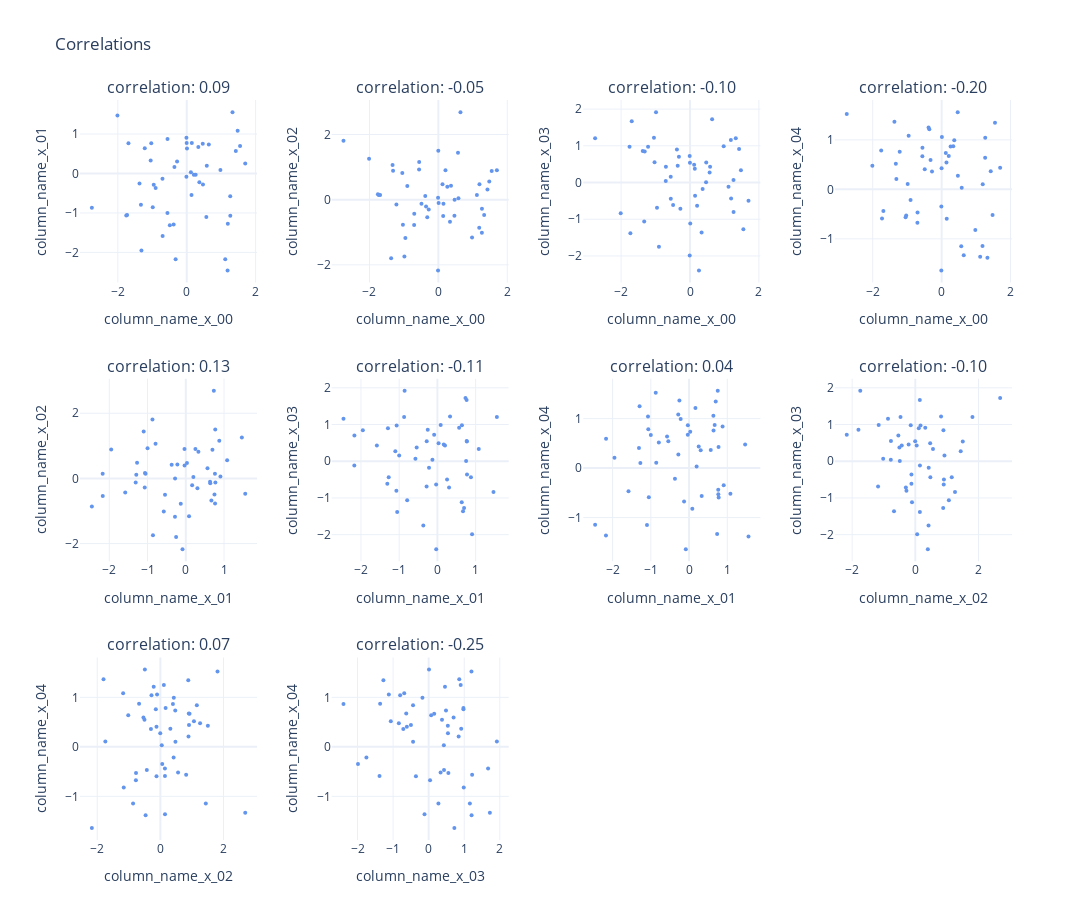

Notebook code for this chart:
### Code cell
# Correlation plot with a list of pairwise scatter plots

cols = [
    "column_name_x_00",
    "column_name_x_01",
    "column_name_x_02",
    "column_name_x_03",
    "column_name_x_04",
    # "column_name_x_05",
]
pairs = list(itertools.combinations(cols, r=2))
n_plots = len(pairs)
n_plot_cols = 4
n_plot_rows = math.ceil(n_plots / n_plot_cols)

fig = subplots.make_subplots(
    rows=n_plot_rows,
    cols=n_plot_cols,
    subplot_titles=[
        f"correlation: {np.corrcoef(d[pair[0]], d[pair[1]])[0, 1]:0.2f}"
        for pair in pairs
    ],
    horizontal_spacing=0.08,
    vertical_spacing=0.28 - 0.05 * n_plot_rows,
)
for i in range(n_plots):
    fig.add_trace(
        go.Scatter(
            x=d[pairs[i][0]],
            y=d[pairs[i][1]],
            name="",
            mode="markers",
            marker=dict(color="cornflowerblue", size=4, symbol="circle"),
        ),
        row=1 + i // n_plot_cols,
        col=1 + i % n_plot_cols,
    )
    fig.update_xaxes(
        title_text=pairs[i][0], row=1 + i // n_plot_cols, col=1 + i % n_plot_cols
    )
    fig.update_yaxes(
        title_text=pairs[i][1], row=1 + i // n_plot_cols, col=1 + i % n_plot_cols
    )
fig.update_traces(hovertemplate="x: %{x:0.3f}" + "<br>y: %{y:0.3f}")
fig.update_layout(
    template="plotly_white",
    width=1200,
    height=80 + 280 * n_plot_rows,
    title="Correlations",
    legend_title="Legend",
    showlegend=False,
)

### Figure 1 — Plotly figure (JSON) as saved in the notebook; plotly's stock layout.template omitted (floating-point values rounded to 4 significant figures)
{"data": [{"hovertemplate": "x: %{x:0.3f}<br>y: %{y:0.3f}", "marker": {"color": "cornflowerblue", "size": 4, "symbol": "circle"}, "mode": "markers", "name": "", "type": "scatter", "x": [-0.7032, -0.4903, -0.3218, -1.755, 0.2067, -2.011, -0.5573, 0.3372, 1.549, -1.371, 1.425, -0.2795, -0.5596, 1.186, 1.699, -1.691, -0.6995, 0.583, 0.9782, -1.217, -1.329, -0.001455, -1.315, -0.3796, 1.265, 0.1207, 0.1479, -2.754, -0.3569, 0.007718, 1.478, -0.9576, 1.329, -0.9858, 0.4716, -0.008747, 0.367, 1.119, -0.00839, 0.4663, 1.263, -0.9017, -1.029, 0.5697, 0.6417, 0.2598, 1.193, -1.046, 0.1399, -1.731], "xaxis": "x", "y": [-0.1306, -1.31, -2.171, -1.066, -0.03316, 1.466, 0.8766, 0.67, 0.6974, -0.2528, 0.568, 0.3044, -1.0, -2.456, 0.2523, 0.7631, -1.583, 0.198, 0.08525, 0.6405, -0.7907, 0.7712, -1.951, -1.294, -1.074, 0.03069, 0.7741, -0.8714, 0.1663, 0.6358, 1.082, -0.2828, 1.555, -0.8583, -0.2797, -0.08542, -0.2196, -2.174, 0.9063, 0.7503, -0.5753, -0.369, 0.7657, -1.101, 0.7338, -0.03157, -1.274, 0.3304, -0.5425, -1.052], "yaxis": "y"}, {"hovertemplate": "x: %{x:0.3f}<br>y: %{y:0.3f}", "marker": {"color": "cornflowerblue", "size": 4, "symbol": "circle"}, "mode": "markers", "name": "", "type": "scatter", "x": [-0.7032, -0.4903, -0.3218, -1.755, 0.2067, -2.011, -0.5573, 0.3372, 1.549, -1.371, 1.425, -0.2795, -0.5596, 1.186, 1.699, -1.691, -0.6995, 0.583, 0.9782, -1.217, -1.329, -0.001455, -1.315, -0.3796, 1.265, 0.1207, 0.1479, -2.754, -0.3569, 0.007718, 1.478, -0.9576, 1.329, -0.9858, 0.4716, -0.008747, 0.367, 1.119, -0.00839, 0.4663, 1.263, -0.9017, -1.029, 0.5697, 0.6417, 0.2598, 1.193, -1.046, 0.1399, -1.731], "xaxis": "x2", "y": [-0.7757, -0.1232, -0.5369, 0.1654, 0.8999, 1.257, 1.154, -0.6742, 0.8833, -1.801, 0.3155, -0.2989, 0.9233, -0.8646, 0.9063, 0.1437, -0.4288, 0.04363, -1.16, -0.1446, 1.063, 1.503, 0.8905, 0.1102, -0.2809, 0.4709, -0.1227, 1.81, -0.2115, -0.1049, 0.56, -1.179, -0.4678, -1.742, -0.003703, -2.17, 0.4245, 0.1465, 0.05927, -0.4913, -1.017, 0.4193, -0.7714, 1.438, 2.687, 0.3967, 0.4769, 0.8159, -0.5031, 0.1449], "yaxis": "y2"}, {"hovertemplate": "x: %{x:0.3f}<br>y: %{y:0.3f}", "marker": {"color": "cornflowerblue", "size": 4, "symbol": "circle"}, "mode": "markers", "name": "", "type": "scatter", "x": [-0.7032, -0.4903, -0.3218, -1.755, 0.2067, -2.011, -0.5573, 0.3372, 1.549, -1.371, 1.425, -0.2795, -0.5596, 1.186, 1.699, -1.691, -0.6995, 0.583, 0.9782, -1.217, -1.329, -0.001455, -1.315, -0.3796, 1.265, 0.1207, 0.1479, -2.754, -0.3569, 0.007718, 1.478, -0.9576, 1.329, -0.9858, 0.4716, -0.008747, 0.367, 1.119, -0.00839, 0.4663, 1.263, -0.9017, -1.029, 0.5697, 0.6417, 0.2598, 1.193, -1.046, 0.1399, -1.731], "xaxis": "x3", "y": [0.03916, -0.6128, 0.7009, 0.9769, -0.6309, -0.8386, -0.4392, -1.365, -1.272, 0.8602, 0.9149, -0.7129, 0.1561, 1.159, -0.4982, 1.671, 0.4318, 0.4267, 0.9867, 0.9777, -1.065, 0.5388, 0.8431, 0.9007, -0.8017, 0.4871, -0.3584, 1.203, 0.4587, -1.12, 0.3351, -0.6869, 1.207, 1.918, 0.5422, 0.7224, -0.1749, -0.116, -1.987, 0.009983, 0.07121, -1.75, 0.5544, 0.2745, 1.721, -2.394, -0.4383, 1.222, 0.3744, -1.381], "yaxis": "y3"}, {"hovertemplate": "x: %{x:0.3f}<br>y: %{y:0.3f}", "marker": {"color": "cornflowerblue", "size": 4, "symbol": "circle"}, "mode": "markers", "name": "", "type": "scatter", "x": [-0.7032, -0.4903, -0.3218, -1.755, 0.2067, -2.011, -0.5573, 0.3372, 1.549, -1.371, 1.425, -0.2795, -0.5596, 1.186, 1.699, -1.691, -0.6995, 0.583, 0.9782, -1.217, -1.329, -0.001455, -1.315, -0.3796, 1.265, 0.1207, 0.1479, -2.754, -0.3569, 0.007718, 1.478, -0.9576, 1.329, -0.9858, 0.4716, -0.008747, 0.367, 1.119, -0.00839, 0.4663, 1.263, -0.9017, -1.029, 0.5697, 0.6417, 0.2598, 1.193, -1.046, 0.1399, -1.731], "xaxis": "x4", "y": [-0.6767, 0.4076, 0.5936, 0.7836, 0.673, 0.4788, 0.839, 0.8691, 1.346, 1.367, 0.3668, 0.36, 0.6669, -1.145, 0.4389, -0.4378, -0.4657, 0.0312, -0.8195, 0.7589, 0.5181, 0.4282, 0.2081, 1.248, 1.043, 0.735, -0.5932, 1.524, 1.216, 1.058, -0.5169, 1.081, -1.383, 0.1065, 0.2743, -1.637, 0.9941, -1.361, -0.3461, 1.561, 0.6364, -0.2137, -0.53, -1.147, -1.331, 0.8671, 0.1018, -0.5654, 0.5449, -0.5882], "yaxis": "y4"}, {"hovertemplate": "x: %{x:0.3f}<br>y: %{y:0.3f}", "marker": {"color": "cornflowerblue", "size": 4, "symbol": "circle"}, "mode": "markers", "name": "", "type": "scatter", "x": [-0.1306, -1.31, -2.171, -1.066, -0.03316, 1.466, 0.8766, 0.67, 0.6974, -0.2528, 0.568, 0.3044, -1.0, -2.456, 0.2523, 0.7631, -1.583, 0.198, 0.08525, 0.6405, -0.7907, 0.7712, -1.951, -1.294, -1.074, 0.03069, 0.7741, -0.8714, 0.1663, 0.6358, 1.082, -0.2828, 1.555, -0.8583, -0.2797, -0.08542, -0.2196, -2.174, 0.9063, 0.7503, -0.5753, -0.369, 0.7657, -1.101, 0.7338, -0.03157, -1.274, 0.3304, -0.5425, -1.052], "xaxis": "x5", "y": [-0.7757, -0.1232, -0.5369, 0.1654, 0.8999, 1.257, 1.154, -0.6742, 0.8833, -1.801, 0.3155, -0.2989, 0.9233, -0.8646, 0.9063, 0.1437, -0.4288, 0.04363, -1.16, -0.1446, 1.063, 1.503, 0.8905, 0.1102, -0.2809, 0.4709, -0.1227, 1.81, -0.2115, -0.1049, 0.56, -1.179, -0.4678, -1.742, -0.003703, -2.17, 0.4245, 0.1465, 0.05927, -0.4913, -1.017, 0.4193, -0.7714, 1.438, 2.687, 0.3967, 0.4769, 0.8159, -0.5031, 0.1449], "yaxis": "y5"}, {"hovertemplate": "x: %{x:0.3f}<br>y: %{y:0.3f}", "marker": {"color": "cornflowerblue", "size": 4, "symbol": "circle"}, "mode": "markers", "name": "", "type": "scatter", "x": [-0.1306, -1.31, -2.171, -1.066, -0.03316, 1.466, 0.8766, 0.67, 0.6974, -0.2528, 0.568, 0.3044, -1.0, -2.456, 0.2523, 0.7631, -1.583, 0.198, 0.08525, 0.6405, -0.7907, 0.7712, -1.951, -1.294, -1.074, 0.03069, 0.7741, -0.8714, 0.1663, 0.6358, 1.082, -0.2828, 1.555, -0.8583, -0.2797, -0.08542, -0.2196, -2.174, 0.9063, 0.7503, -0.5753, -0.369, 0.7657, -1.101, 0.7338, -0.03157, -1.274, 0.3304, -0.5425, -1.052], "xaxis": "x6", "y": [0.03916, -0.6128, 0.7009, 0.9769, -0.6309, -0.8386, -0.4392, -1.365, -1.272, 0.8602, 0.9149, -0.7129, 0.1561, 1.159, -0.4982, 1.671, 0.4318, 0.4267, 0.9867, 0.9777, -1.065, 0.5388, 0.8431, 0.9007, -0.8017, 0.4871, -0.3584, 1.203, 0.4587, -1.12, 0.3351, -0.6869, 1.207, 1.918, 0.5422, 0.7224, -0.1749, -0.116, -1.987, 0.009983, 0.07121, -1.75, 0.5544, 0.2745, 1.721, -2.394, -0.4383, 1.222, 0.3744, -1.381], "yaxis": "y6"}, {"hovertemplate": "x: %{x:0.3f}<br>y: %{y:0.3f}", "marker": {"color": "cornflowerblue", "size": 4, "symbol": "circle"}, "mode": "markers", "name": "", "type": "scatter", "x": [-0.1306, -1.31, -2.171, -1.066, -0.03316, 1.466, 0.8766, 0.67, 0.6974, -0.2528, 0.568, 0.3044, -1.0, -2.456, 0.2523, 0.7631, -1.583, 0.198, 0.08525, 0.6405, -0.7907, 0.7712, -1.951, -1.294, -1.074, 0.03069, 0.7741, -0.8714, 0.1663, 0.6358, 1.082, -0.2828, 1.555, -0.8583, -0.2797, -0.08542, -0.2196, -2.174, 0.9063, 0.7503, -0.5753, -0.369, 0.7657, -1.101, 0.7338, -0.03157, -1.274, 0.3304, -0.5425, -1.052], "xaxis": "x7", "y": [-0.6767, 0.4076, 0.5936, 0.7836, 0.673, 0.4788, 0.839, 0.8691, 1.346, 1.367, 0.3668, 0.36, 0.6669, -1.145, 0.4389, -0.4378, -0.4657, 0.0312, -0.8195, 0.7589, 0.5181, 0.4282, 0.2081, 1.248, 1.043, 0.735, -0.5932, 1.524, 1.216, 1.058, -0.5169, 1.081, -1.383, 0.1065, 0.2743, -1.637, 0.9941, -1.361, -0.3461, 1.561, 0.6364, -0.2137, -0.53, -1.147, -1.331, 0.8671, 0.1018, -0.5654, 0.5449, -0.5882], "yaxis": "y7"}, {"hovertemplate": "x: %{x:0.3f}<br>y: %{y:0.3f}", "marker": {"color": "cornflowerblue", "size": 4, "symbol": "circle"}, "mode": "markers", "name": "", "type": "scatter", "x": [-0.7757, -0.1232, -0.5369, 0.1654, 0.8999, 1.257, 1.154, -0.6742, 0.8833, -1.801, 0.3155, -0.2989, 0.9233, -0.8646, 0.9063, 0.1437, -0.4288, 0.04363, -1.16, -0.1446, 1.063, 1.503, 0.8905, 0.1102, -0.2809, 0.4709, -0.1227, 1.81, -0.2115, -0.1049, 0.56, -1.179, -0.4678, -1.742, -0.003703, -2.17, 0.4245, 0.1465, 0.05927, -0.4913, -1.017, 0.4193, -0.7714, 1.438, 2.687, 0.3967, 0.4769, 0.8159, -0.5031, 0.1449], "xaxis": "x8", "y": [0.03916, -0.6128, 0.7009, 0.9769, -0.6309, -0.8386, -0.4392, -1.365, -1.272, 0.8602, 0.9149, -0.7129, 0.1561, 1.159, -0.4982, 1.671, 0.4318, 0.4267, 0.9867, 0.9777, -1.065, 0.5388, 0.8431, 0.9007, -0.8017, 0.4871, -0.3584, 1.203, 0.4587, -1.12, 0.3351, -0.6869, 1.207, 1.918, 0.5422, 0.7224, -0.1749, -0.116, -1.987, 0.009983, 0.07121, -1.75, 0.5544, 0.2745, 1.721, -2.394, -0.4383, 1.222, 0.3744, -1.381], "yaxis": "y8"}, {"hovertemplate": "x: %{x:0.3f}<br>y: %{y:0.3f}", "marker": {"color": "cornflowerblue", "size": 4, "symbol": "circle"}, "mode": "markers", "name": "", "type": "scatter", "x": [-0.7757, -0.1232, -0.5369, 0.1654, 0.8999, 1.257, 1.154, -0.6742, 0.8833, -1.801, 0.3155, -0.2989, 0.9233, -0.8646, 0.9063, 0.1437, -0.4288, 0.04363, -1.16, -0.1446, 1.063, 1.503, 0.8905, 0.1102, -0.2809, 0.4709, -0.1227, 1.81, -0.2115, -0.1049, 0.56, -1.179, -0.4678, -1.742, -0.003703, -2.17, 0.4245, 0.1465, 0.05927, -0.4913, -1.017, 0.4193, -0.7714, 1.438, 2.687, 0.3967, 0.4769, 0.8159, -0.5031, 0.1449], "xaxis": "x9", "y": [-0.6767, 0.4076, 0.5936, 0.7836, 0.673, 0.4788, 0.839, 0.8691, 1.346, 1.367, 0.3668, 0.36, 0.6669, -1.145, 0.4389, -0.4378, -0.4657, 0.0312, -0.8195, 0.7589, 0.5181, 0.4282, 0.2081, 1.248, 1.043, 0.735, -0.5932, 1.524, 1.216, 1.058, -0.5169, 1.081, -1.383, 0.1065, 0.2743, -1.637, 0.9941, -1.361, -0.3461, 1.561, 0.6364, -0.2137, -0.53, -1.147, -1.331, 0.8671, 0.1018, -0.5654, 0.5449, -0.5882], "yaxis": "y9"}, {"hovertemplate": "x: %{x:0.3f}<br>y: %{y:0.3f}", "marker": {"color": "cornflowerblue", "size": 4, "symbol": "circle"}, "mode": "markers", "name": "", "type": "scatter", "x": [0.03916, -0.6128, 0.7009, 0.9769, -0.6309, -0.8386, -0.4392, -1.365, -1.272, 0.8602, 0.9149, -0.7129, 0.1561, 1.159, -0.4982, 1.671, 0.4318, 0.4267, 0.9867, 0.9777, -1.065, 0.5388, 0.8431, 0.9007, -0.8017, 0.4871, -0.3584, 1.203, 0.4587, -1.12, 0.3351, -0.6869, 1.207, 1.918, 0.5422, 0.7224, -0.1749, -0.116, -1.987, 0.009983, 0.07121, -1.75, 0.5544, 0.2745, 1.721, -2.394, -0.4383, 1.222, 0.3744, -1.381], "xaxis": "x10", "y": [-0.6767, 0.4076, 0.5936, 0.7836, 0.673, 0.4788, 0.839, 0.8691, 1.346, 1.367, 0.3668, 0.36, 0.6669, -1.145, 0.4389, -0.4378, -0.4657, 0.0312, -0.8195, 0.7589, 0.5181, 0.4282, 0.2081, 1.248, 1.043, 0.735, -0.5932, 1.524, 1.216, 1.058, -0.5169, 1.081, -1.383, 0.1065, 0.2743, -1.637, 0.9941, -1.361, -0.3461, 1.561, 0.6364, -0.2137, -0.53, -1.147, -1.331, 0.8671, 0.1018, -0.5654, 0.5449, -0.5882], "yaxis": "y10"}], "layout": {"annotations": [{"font": {"size": 16}, "showarrow": false, "text": "correlation: 0.09", "x": 0.095, "xanchor": "center", "xref": "paper", "y": 1, "yanchor": "bottom", "yref": "paper"}, {"font": {"size": 16}, "showarrow": false, "text": "correlation: -0.05", "x": 0.365, "xanchor": "center", "xref": "paper", "y": 1, "yanchor": "bottom", "yref": "paper"}, {"font": {"size": 16}, "showarrow": false, "text": "correlation: -0.10", "x": 0.635, "xanchor": "center", "xref": "paper", "y": 1, "yanchor": "bottom", "yref": "paper"}, {"font": {"size": 16}, "showarrow": false, "text": "correlation: -0.20", "x": 0.905, "xanchor": "center", "xref": "paper", "y": 1, "yanchor": "bottom", "yref": "paper"}, {"font": {"size": 16}, "showarrow": false, "text": "correlation: 0.13", "x": 0.095, "xanchor": "center", "xref": "paper", "y": 0.6233, "yanchor": "bottom", "yref": "paper"}, {"font": {"size": 16}, "showarrow": false, "text": "correlation: -0.11", "x": 0.365, "xanchor": "center", "xref": "paper", "y": 0.6233, "yanchor": "bottom", "yref": "paper"}, {"font": {"size": 16}, "showarrow": false, "text": "correlation: 0.04", "x": 0.635, "xanchor": "center", "xref": "paper", "y": 0.6233, "yanchor": "bottom", "yref": "paper"}, {"font": {"size": 16}, "showarrow": false, "text": "correlation: -0.10", "x": 0.905, "xanchor": "center", "xref": "paper", "y": 0.6233, "yanchor": "bottom", "yref": "paper"}, {"font": {"size": 16}, "showarrow": false, "text": "correlation: 0.07", "x": 0.095, "xanchor": "center", "xref": "paper", "y": 0.2467, "yanchor": "bottom", "yref": "paper"}, {"font": {"size": 16}, "showarrow": false, "text": "correlation: -0.25", "x": 0.365, "xanchor": "center", "xref": "paper", "y": 0.2467, "yanchor": "bottom", "yref": "paper"}], "height": 920, "legend": {"title": {"text": "Legend"}}, "showlegend": false, "title": {"text": "Correlations"}, "width": 1200, "xaxis": {"anchor": "y", "domain": [0, 0.19], "title": {"text": "column_name_x_00"}}, "xaxis10": {"anchor": "y10", "domain": [0.27, 0.46], "title": {"text": "column_name_x_03"}}, "xaxis11": {"anchor": "y11", "domain": [0.54, 0.73]}, "xaxis12": {"anchor": "y12", "domain": [0.81, 1]}, "xaxis2": {"anchor": "y2", "domain": [0.27, 0.46], "title": {"text": "column_name_x_00"}}, "xaxis3": {"anchor": "y3", "domain": [0.54, 0.73], "title": {"text": "column_name_x_00"}}, "xaxis4": {"anchor": "y4", "domain": [0.81, 1], "title": {"text": "column_name_x_00"}}, "xaxis5": {"anchor": "y5", "domain": [0, 0.19], "title": {"text": "column_name_x_01"}}, "xaxis6": {"anchor": "y6", "domain": [0.27, 0.46], "title": {"text": "column_name_x_01"}}, "xaxis7": {"anchor": "y7", "domain": [0.54, 0.73], "title": {"text": "column_name_x_01"}}, "xaxis8": {"anchor": "y8", "domain": [0.81, 1], "title": {"text": "column_name_x_02"}}, "xaxis9": {"anchor": "y9", "domain": [0, 0.19], "title": {"text": "column_name_x_02"}}, "yaxis": {"anchor": "x", "domain": [0.7533, 1], "title": {"text": "column_name_x_01"}}, "yaxis10": {"anchor": "x10", "domain": [0, 0.2467], "title": {"text": "column_name_x_04"}}, "yaxis11": {"anchor": "x11", "domain": [0, 0.2467]}, "yaxis12": {"anchor": "x12", "domain": [0, 0.2467]}, "yaxis2": {"anchor": "x2", "domain": [0.7533, 1], "title": {"text": "column_name_x_02"}}, "yaxis3": {"anchor": "x3", "domain": [0.7533, 1], "title": {"text": "column_name_x_03"}}, "yaxis4": {"anchor": "x4", "domain": [0.7533, 1], "title": {"text": "column_name_x_04"}}, "yaxis5": {"anchor": "x5", "domain": [0.3767, 0.6233], "title": {"text": "column_name_x_02"}}, "yaxis6": {"anchor": "x6", "domain": [0.3767, 0.6233], "title": {"text": "column_name_x_03"}}, "yaxis7": {"anchor": "x7", "domain": [0.3767, 0.6233], "title": {"text": "column_name_x_04"}}, "yaxis8": {"anchor": "x8", "domain": [0.3767, 0.6233], "title": {"text": "column_name_x_03"}}, "yaxis9": {"anchor": "x9", "domain": [0, 0.2467], "title": {"text": "column_name_x_04"}}}}
